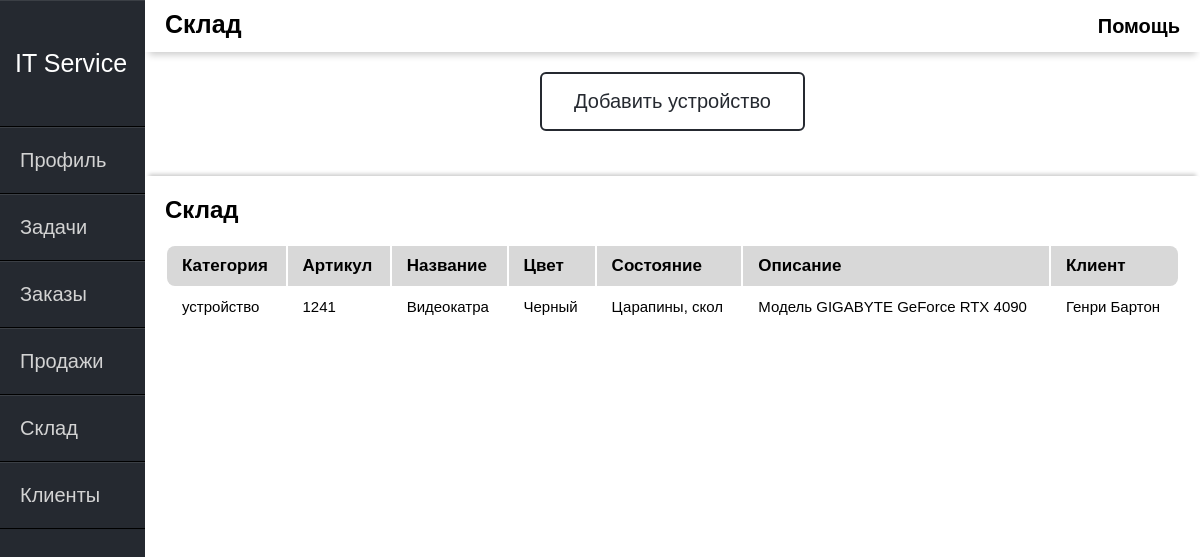
The app's page /inventory/, older data.
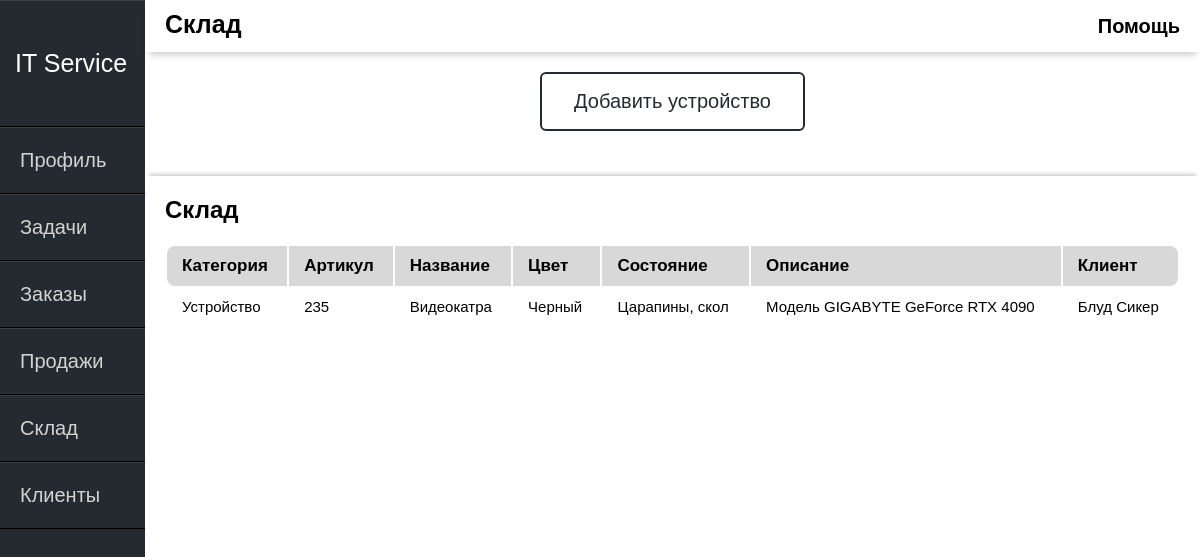
The same page, newer data.
### itservice/models.py (models this page shows, shortened)
class inventory(models.Model):
    Type = (
        ('Устройство', 'Устройство'),
        ('Запчасти', 'Запчасти')
    )
    inventory_type = models.CharField(max_length=15, choices=Type,
                                      default='Устройство', verbose_name="Категория")
    inventory_article = models.IntegerField(verbose_name="Артикул")
    inventory_name = models.CharField(max_length=50, verbose_name="Название")
    inventory_color = models.CharField(max_length=40, verbose_name="Цвет")
    inventory_condition = models.CharField(max_length=100, verbose_name="Состояние")
    inventory_description = models.CharField(max_length=1000, verbose_name="Описание")
    inventory_client = models.ForeignKey(client, on_delete=models.PROTECT, null=True, verbose_name="Клиент")

class client(models.Model):
    Type = (
        ('Компания', 'Компания'),
        ('Физ.Лицо', 'Физ.Лицо')
    )
    Found = (
        ('Знакомые', 'Знакомые'),
        ('Интернет', 'Интернет'),
        ('Реклама', 'Реклама')
    )
    client_type = models.CharField(max_length=15, choices=Type,
                                   default='Физ.лицо', verbose_name="Тип клиента")
    client_name = models.CharField(max_length=50, verbose_name="Имя клиента")
    client_phone = models.CharField(max_length=40, verbose_name="Номер телефона")
    client_email = models.CharField(max_length=100, verbose_name="Email")
    client_address = models.CharField(max_length=50, verbose_name="Адрес")
    client_found = models.CharField(max_length=15, choices=Found, default='Знакомые',
                                    verbose_name="Откуда клиент узнал о нас?")
    def __str__(self):
        return self.client_name

### itservice/views.py (the view)
# urls.py: path('inventory/', views.Inventory, name="inventory"),
def Inventory(request):
    if request.method == 'POST':
        form_invent = AddInventFrom(request.POST)
        if form_invent.is_valid():
            form_invent.save()
            return redirect('inventory')
    else:
        form_invent = AddInventFrom()
    invent = inventory.objects.all()
    return render(request, 'itservice/inventory.html', {'invent': invent, 'form': form_invent})

### itservice/templates/itservice/inventory.html (shortened to what this page needs)
{% extends 'itservice/main.html' %}
{% block content %}
<div class="header-name">
    Склад
</div>
 <div class="help">
    <span class="tooltip" data-title="Это склад товаров.Размещайте продукты на складе,
     чтобы организовать свои запасы, отслеживать уровень запасов и
     автоматизировать процессы управления.">Помощь</span>
 </div>
{% endblock %}
{% block content1 %}
<div class="main-window">
    <button class="btn" id="open">Добавить устройство</button>
<div class="ok"></div>
    <div class="warpper">
        <div class="panels">
            <div class="panel-title">Склад</div>
            <table class="table">
                <thead>
                <tr>
                    <th>Категория</th>
                    <th>Артикул</th>
                    <th>Название</th>
                    <th>Цвет</th>
                    <th>Состояние</th>
                    <th>Описание</th>
                    <th>Клиент</th>
                </tr>
                </thead>
                <tbody>
                {% for i in invent%}
                <tr>
                    <td>{{i.inventory_type}}</td>
                    <td>{{i.inventory_article}}</td>
                    <td>{{i.inventory_name}}</td>
                    <td>{{i.inventory_color}}</td>
                    <td>{{i.inventory_condition}}</td>
                    <td>{{i.inventory_description}}</td>
                    <td>{{i.inventory_client}}</td>
                </tr>
                {% endfor %}
                </tbody>
            </table>
        </div>
    </div>
</div>
{% endblock %}

Row changes from the older to the newer data that the page shows:
changed inventory "Видеокатра": inventory_type "устройство" → "Устройство"; inventory_article "1241" → "235"; inventory_client "Генри Бартон" → "Блуд Сикер"
